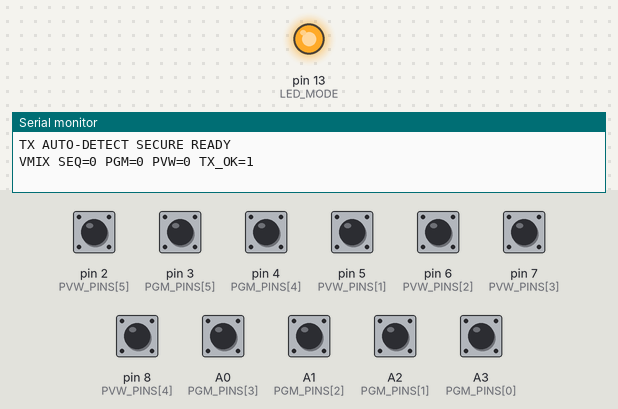
Recording of a sketch running on a simulated Arduino Uno, built with avr-gcc and run on an emulated ATmega328P. On the bench: output pins drawn as LEDs (lit = HIGH), the last lines printed to the serial monitor. The inputs (shaded band) are chosen by the test bench; at power-on: A0 (PGM_PINS[3]), A1 (PGM_PINS[2]), A2 (PGM_PINS[1]), A3 (PGM_PINS[0]), pin 2 (PVW_PINS[5]), pin 3 (PGM_PINS[5]), pin 4 (PGM_PINS[4]), pin 5 (PVW_PINS[1]), pin 6 (PVW_PINS[2]), pin 7 (PVW_PINS[3]), pin 8 (PVW_PINS[4]) HIGH. No radio packets arrive unless stated.

Above: at 0.3 s.
At 1.1 s:
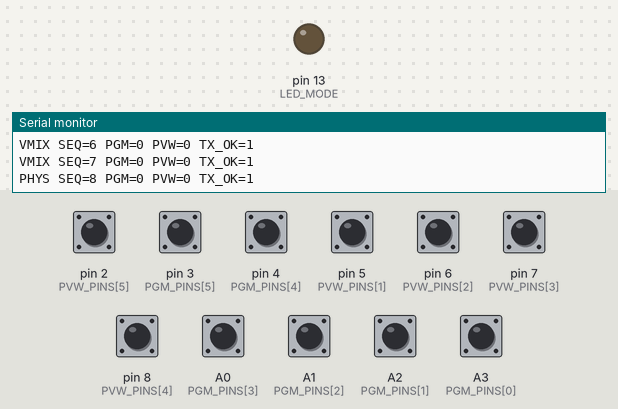
Timing chart, 0 to 2.6 s (numbered marks = the images above):
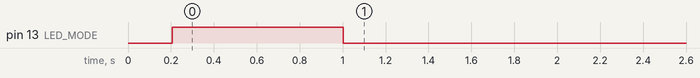

The sketch:

master.ino
```cpp
#include <SPI.h>
#include <RF24.h>

#define CE_PIN 9
#define CSN_PIN 10
#define PIPE 0xE8E8F0F0E1ULL

RF24 radio(CE_PIN, CSN_PIN);

// PIN ASLI sesuai permintaan
const uint8_t PGM_PINS[6] = {A3, A2, A1, A0, 4, 3};
const uint8_t PVW_PINS[6] = {1, 5, 6, 7, 8, 2};

#define LED_MODE 13 // indikator mode: HIGH=VMIX aktif, LOW=PHYS aktif
#define SEND_INTERVAL 100UL
#define SERIAL_TIMEOUT 1000UL
#define DEBOUNCE_MS 20UL
#define MAX_TX_RETRIES 3

struct Packet {
  uint8_t magic;
  uint8_t seq;
  uint8_t pgm;
  uint8_t pvw;
  uint16_t crc;
};

Packet pkt;
unsigned long lastSend = 0;
unsigned long lastSerialRx = 0;
uint8_t lastPgm = 0, lastPvw = 0;
uint8_t vmixPgm = 0, vmixPvw = 0;
uint8_t seqNum = 0;

// CRC16-CCITT (0x1021)
uint16_t crc16_ccitt(const uint8_t *data, size_t len) {
  uint16_t crc = 0xFFFF;
  while (len--) {
    crc ^= (uint16_t)(*data++) << 8;
    for (uint8_t i = 0; i < 8; i++) {
      if (crc & 0x8000) crc = (crc << 1) ^ 0x1021;
      else crc <<= 1;
    }
  }
  return crc;
}

uint8_t readPhysicalMask(const uint8_t pins[6]) {
  uint8_t m = 0;
  for (int i = 0; i < 6; i++) if (digitalRead(pins[i]) == LOW) bitSet(m, i);
  return m;
}

void handleSerialLine(String s) {
  s.trim();
  if (s.length() == 0) return;
  if (s.startsWith("PGM:")) {
    vmixPgm = (uint8_t) strtol(s.substring(4).c_str(), NULL, 2);
  } else if (s.startsWith("PVW:")) {
    vmixPvw = (uint8_t) strtol(s.substring(4).c_str(), NULL, 2);
  } else if (s.startsWith("MASK:")) {
    int comma = s.indexOf(',');
    if (comma > 0) {
      vmixPgm = (uint8_t) strtol(s.substring(5, comma).c_str(), NULL, 2);
      vmixPvw = (uint8_t) strtol(s.substring(comma + 1).c_str(), NULL, 2);
    }
  }
  lastSerialRx = millis();
}

void setup() {
  Serial.begin(9600);
  delay(200);
  for (int i = 0; i < 6; i++) {
    pinMode(PGM_PINS[i], INPUT_PULLUP);
    pinMode(PVW_PINS[i], INPUT_PULLUP);
  }
  pinMode(LED_MODE, OUTPUT);

  radio.begin();
  radio.setChannel(76);
  radio.setDataRate(RF24_250KBPS);
  radio.setPALevel(RF24_PA_HIGH);
  radio.setRetries(5, 3); // hardware retry config
  radio.openWritingPipe(PIPE);
  radio.stopListening();

  pkt.magic = 0xA5;
  pkt.seq = 0;
  Serial.println("TX AUTO-DETECT SECURE READY");
}

void loop() {
  // serial non-blocking
  while (Serial.available()) {
    String line = Serial.readStringUntil('\n');
    handleSerialLine(line);
  }

  // physical read with simple debounce
  static unsigned long lastPhysicalRead = 0;
  if (millis() - lastPhysicalRead >= DEBOUNCE_MS) {
    lastPhysicalRead = millis();
    uint8_t curPgm = readPhysicalMask(PGM_PINS);
    uint8_t curPvw = readPhysicalMask(PVW_PINS);
    if (curPgm != lastPgm || curPvw != lastPvw) {
      lastPgm = curPgm;
      lastPvw = curPvw;
    }
  }

  // decide mode (auto-detect): VMIX if recent serial
  bool vmixActive = (millis() - lastSerialRx) <= SERIAL_TIMEOUT;
  digitalWrite(LED_MODE, vmixActive ? HIGH : LOW);

  uint8_t usePgm = vmixActive ? vmixPgm : lastPgm;
  uint8_t usePvw = vmixActive ? vmixPvw : lastPvw;

  if (millis() - lastSend >= SEND_INTERVAL) {
    lastSend = millis();
    pkt.seq = seqNum++;
    pkt.pgm = usePgm;
    pkt.pvw = usePvw;
    uint8_t buf[4] = { pkt.magic, pkt.seq, pkt.pgm, pkt.pvw };
    pkt.crc = crc16_ccitt(buf, 4);

    bool ok = false;
    for (int attempt = 0; attempt < MAX_TX_RETRIES; attempt++) {
      ok = radio.write(&pkt, sizeof(pkt));
      if (ok) break;
      delay(5 + attempt * 5);
    }

    Serial.print(vmixActive ? "VMIX " : "PHYS ");
    Serial.print("SEQ="); Serial.print(pkt.seq);
    Serial.print(" PGM="); Serial.print(pkt.pgm, BIN);
    Serial.print(" PVW="); Serial.print(pkt.pvw, BIN);
    Serial.print(" TX_OK="); Serial.println(ok ? "1" : "0");
  }
}
```

Measured:
- by itself, pin 13 (LED_MODE): LOW → HIGH at 0.21 s, → LOW 0.80 s later
